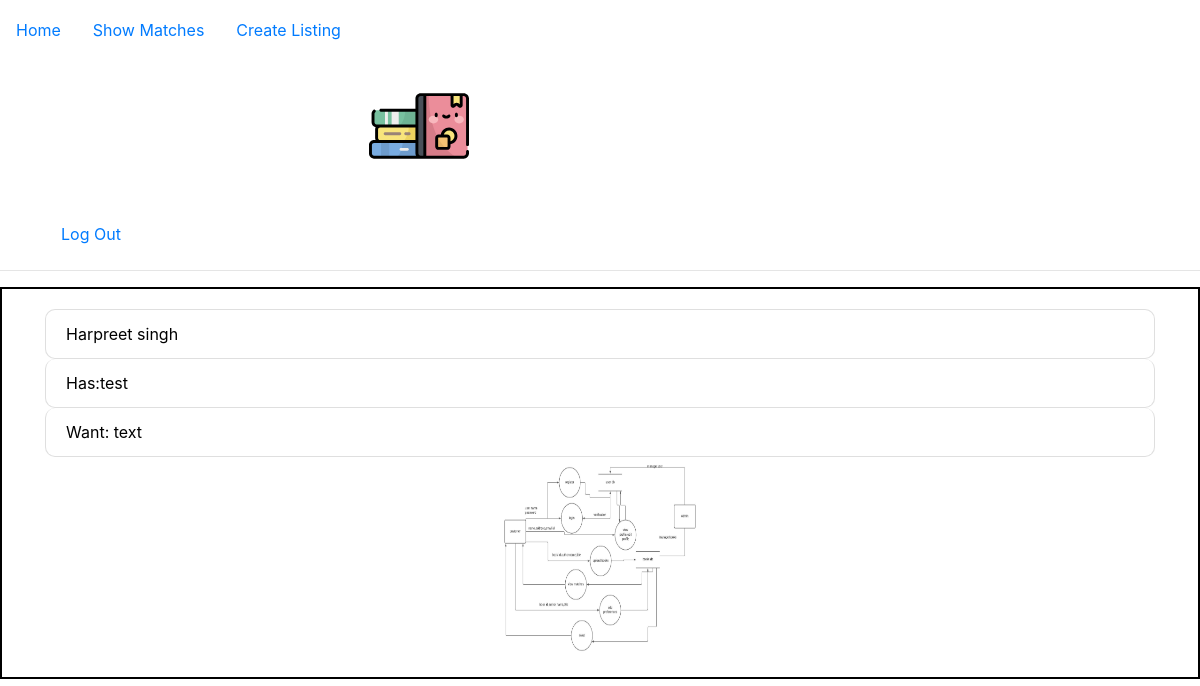
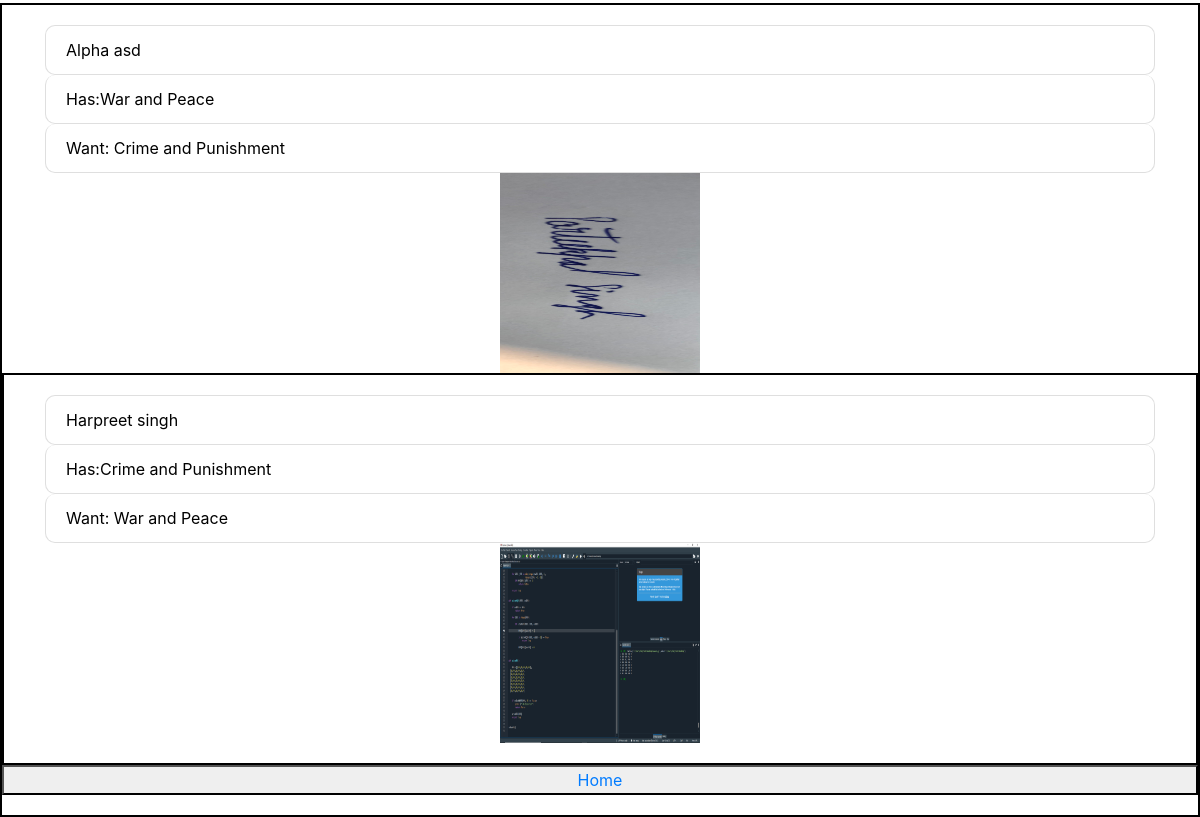
The page /vlisting (signed in) on the database as committed earlier (2 pictures, top to bottom).
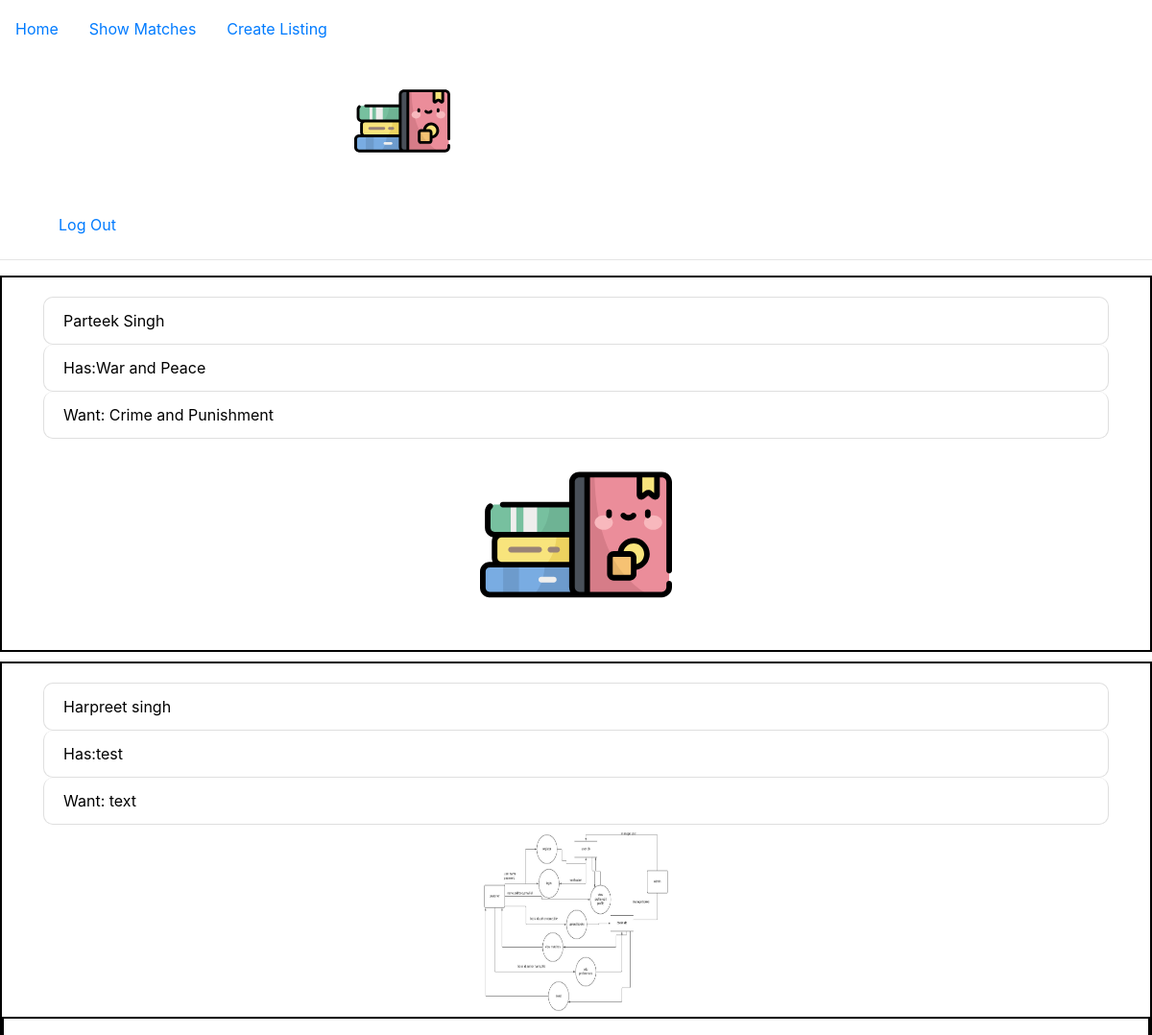
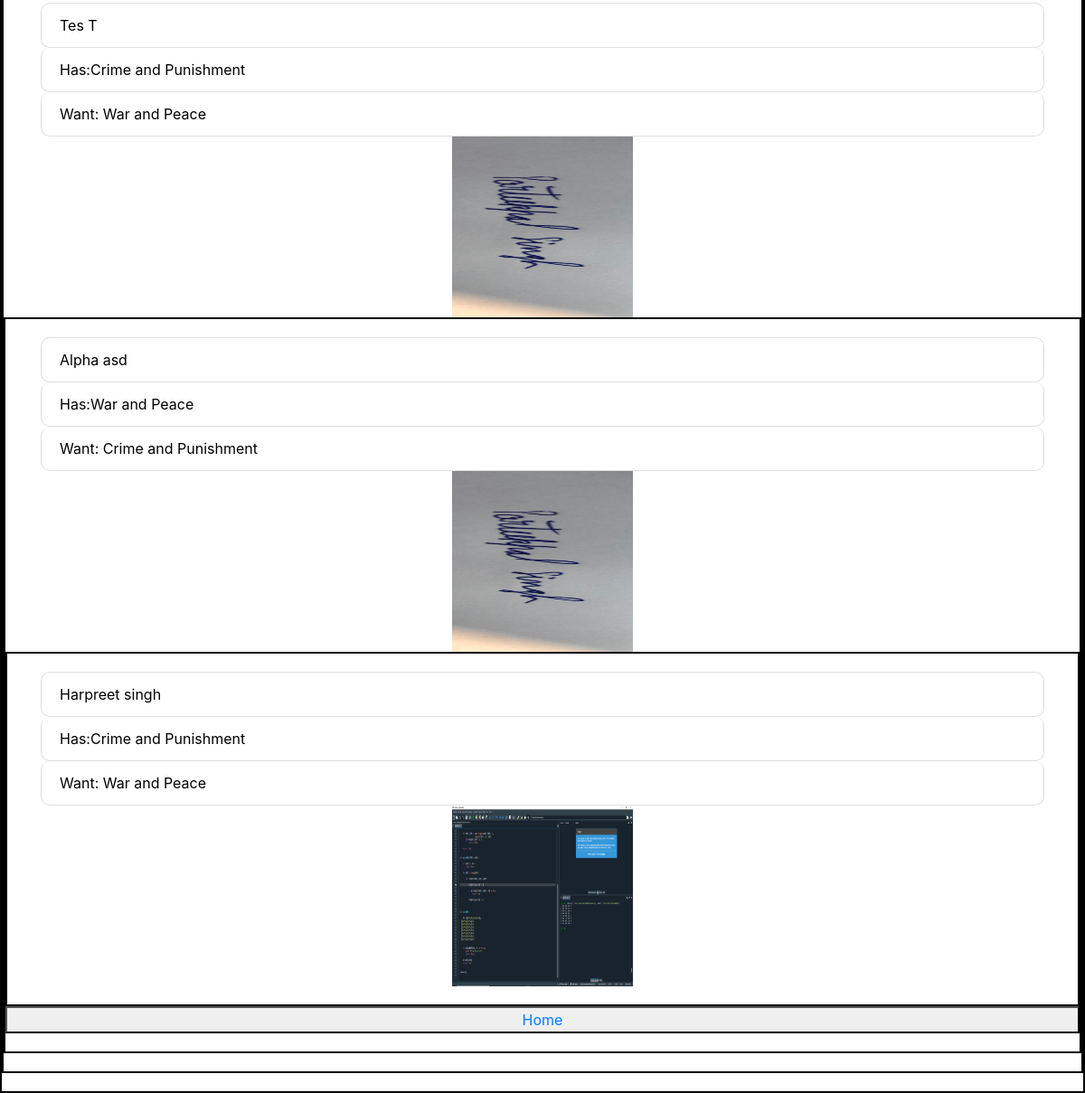
The same page on the database as committed later (2 pictures, top to bottom).
### bookswap/models.py (models this page shows, shortened)
class Listing(models.Model):
    user=models.ForeignKey(settings.AUTH_USER_MODEL,on_delete=models.CASCADE)
    first_name=models.CharField(max_length=30)
    last_name=models.CharField(max_length=30)
    have=models.CharField(max_length=120)
    want=models.CharField(max_length=120)
    img=models.ImageField(upload_to="images/'",null=True)
    check_req=models.IntegerField(max_length=4,default=0)

### bookswap/views.py (the view)
# urls.py: path("vlisting",views.view_listing,name="view_listing"),
def view_listing(request):
     if request.user.is_authenticated:
       data=Listing.objects.filter(check_req=0)
       return render(request,"bookswap/view_listings.html",{
        'data':data
         })
     else:
         return render(request,"bookswap/homepg.html")

### bookswap/templates/bookswap/view_listings.html (shortened to what this page needs)
{% extends "bookswap/layout.html" %}
{% block body %}
<div>
  <div class="listings">
    {% for i in data %}
    <ul class="list-group">
      <div class="container">
  <li class="listing">
    <li class="list-group-item">
    {{i.first_name}}
    {{i.last_name}}
  </li>
  <li class="list-group-item">
    Has:{{i.have}}
  </li>
  <li class="list-group-item">
    Want: {{i.want}}
  </li>
  <div class="list-image">
    {% ifequal i.img "static/bookswap/book.svg" %}
    <img src="{{i.img}}" height="200" width="200">
    {% else %}
    <img src="bookswap/media/{{i.img}}" height="200" width="200" >
    {% endifequal %}
  </div>
  </div>
    </div>
</div>
    {% endfor %}
  </ul>
{% endblock %}

Rows that differ between the two databases and show on the page:
now on this page (row edited): Listing: first_name "Parteek", last_name "Singh", have "War and Peace", want "Crime and Punishment", img (picture)
now on this page (row edited): Listing: first_name "Tes", last_name "T", have "Crime and Punishment", want "War and Peace", img (picture)
